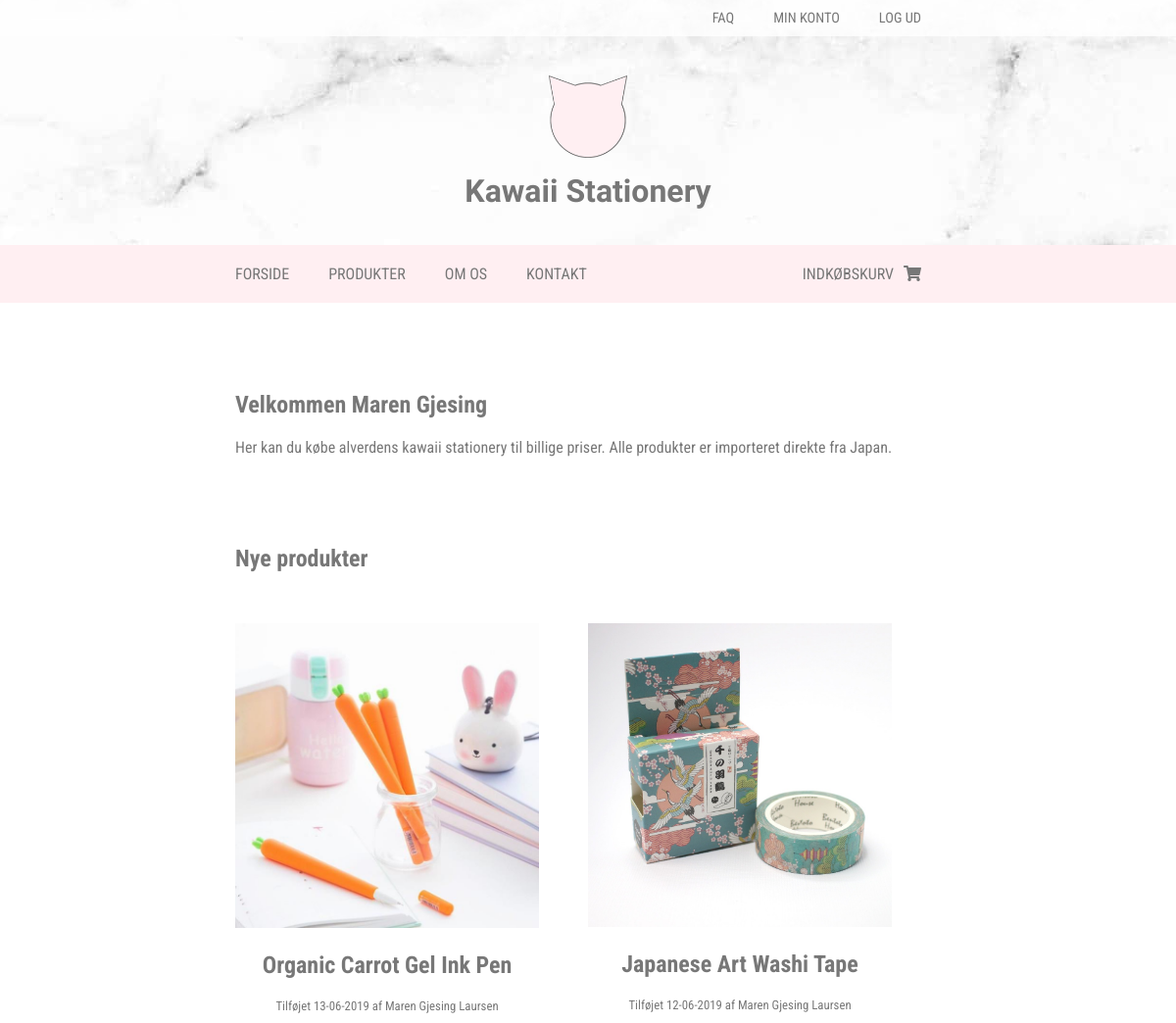
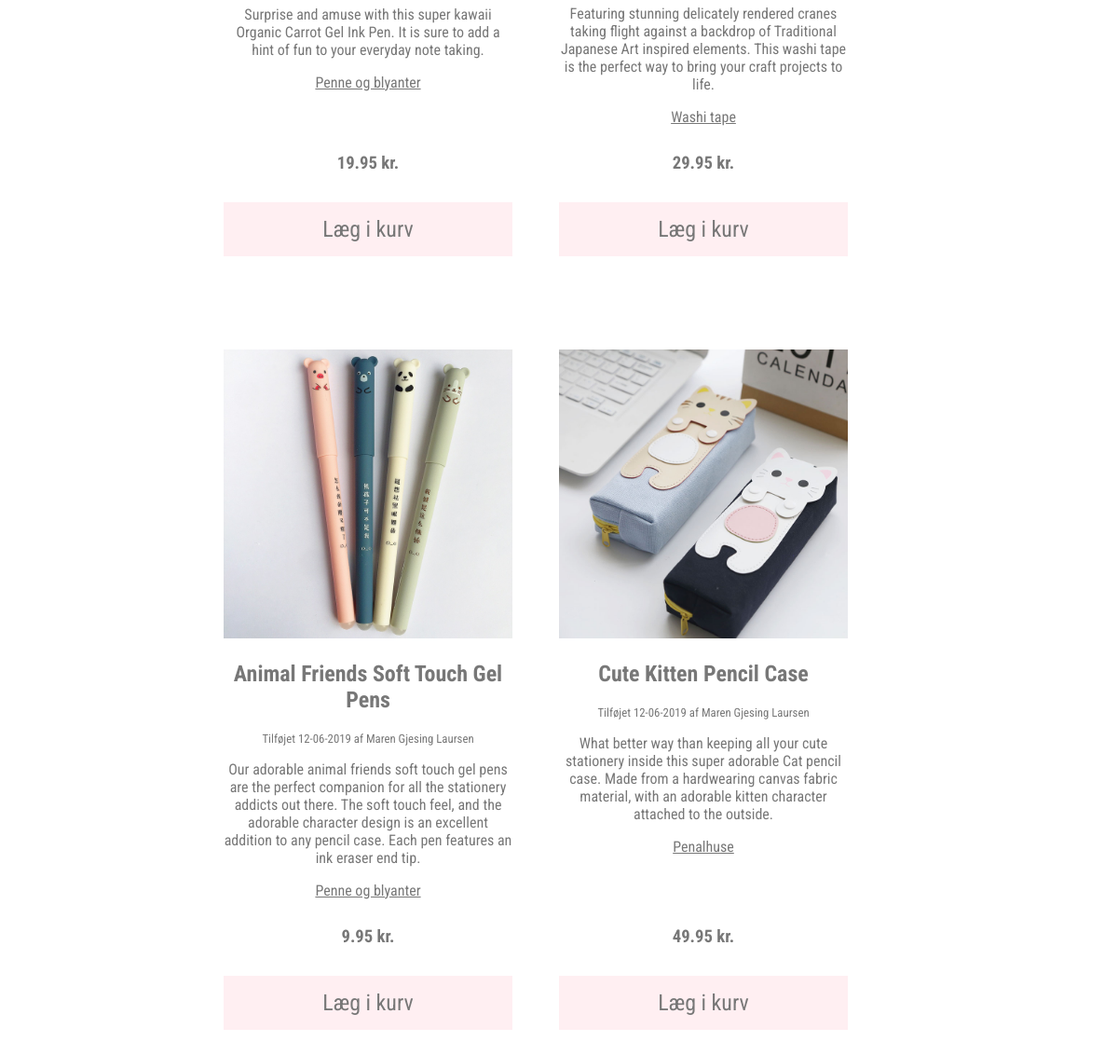
The page / (signed in) on the database its author committed (2 pictures, top to bottom).
### tables this page shows
CREATE TABLE `products` (
  `productId` int(5) NOT NULL,
  `name` varchar(50) NOT NULL,
  `description` varchar(500) NOT NULL,
  `price` decimal(5,2) NOT NULL,
  `image` varchar(100) NOT NULL,
  `categoryId` int(3) NOT NULL,
  `userId` int(3) NOT NULL,
  `creationTime` datetime NOT NULL DEFAULT CURRENT_TIMESTAMP
);

CREATE TABLE `users` (
  `userId` int(3) NOT NULL,
  `firstName` varchar(50) NOT NULL,
  `lastName` varchar(50) NOT NULL,
  `username` varchar(30) NOT NULL,
  `password` varchar(50) NOT NULL,
  `accessLevel` int(1) NOT NULL DEFAULT '1'
);

CREATE TABLE `productcategories` (
  `categoryId` int(3) NOT NULL,
  `name` varchar(50) NOT NULL
);

### assets/getNewProducts.php (the view, shortened to what this page needs)
<?php
require "connect.php";
$statement = $dbh->prepare("SELECT products.productId, products.name, products.description, products.image, products.price, products.creationTime, users.firstName, users.lastName, productCategories.name AS categoryName FROM products JOIN Users ON Products.userId=Users.userId JOIN ProductCategories ON Products.categoryId=ProductCategories.categoryId ORDER BY products.creationTime DESC LIMIT 4");
$statement->execute();
while ($row = $statement->fetch(PDO::FETCH_ASSOC)) {
    ?>
    <article>
        <img src="img/<?php echo $row['image']; ?>" alt="<?php echo $row['name']; ?>">
        <h2><?php echo $row['name']; ?></h2>
        <p>Tilføjet <?php echo date('d-m-Y', strtotime($row['creationTime'])) . " af " . $row['firstName'] . " " . $row['lastName']; ?></p>
        <p><?php echo $row['description']; ?></p>
        <p><a href="#"><?php echo $row['categoryName']; ?></a></p>
        <h3><?php echo $row['price']; ?> kr.</h3>
        <button class="addToCart">Læg i kurv</button>
    </article>
<?php
}
?>

### css/style.css (style rules this page uses)
p, h1, h2, h3, h4, h5, h6, a, button, input, label, textarea, select, i { font-family: 'Roboto Condensed', sans-serif; color: #777777; }
button, input[type="submit"] { background: #ffeff2; border: none; padding: 15px 25px; -webkit-transition: background-color .5s; transition: background-color .5s; }
button { font-size: 1.5em; }
body { margin: 0; }
main section.products article { position: relative; }
main section.products article img { width: 100%; }
main section.products article h2 { text-align: center; }
main section.products article p { text-align: center; }
main section.products article p:first-of-type { font-size: .8em; }
main section.products article p:last-of-type { margin-bottom: 140px; }
main section.products article h3 { text-align: center; position: absolute; bottom: 70px; width: 100%; }
main section.products article button.addToCart { width: 100%; position: absolute; bottom: 0; }

### rows shown on the page
products: image (picture), name "Organic Carrot Gel Ink Pen", creationTime "13-06-2019", userId.firstName "Maren Gjesing", userId.lastName "Laursen", description "Surprise and amuse with this super kawaii Organic Carrot Gel Ink Pen. It is sure to add a hint of fun to your everyday note taking.", categoryId.name "Penne og blyanter", price "19.95"
products: image (picture), name "Japanese Art Washi Tape", creationTime "12-06-2019", userId.firstName "Maren Gjesing", userId.lastName "Laursen", description "Featuring stunning delicately rendered cranes taking flight against a backdrop of Traditional Japanese Art inspired elements. This washi tape is the perfect way to bring your craft projects to life.", categoryId.name "Washi tape", price "29.95"
products: image (picture), name "Animal Friends Soft Touch Gel Pens", creationTime "12-06-2019", userId.firstName "Maren Gjesing", userId.lastName "Laursen", description "Our adorable animal friends soft touch gel pens are the perfect companion for all the stationery addicts out there. The soft touch feel, and the adorable character design is an excellent addition to any pencil case. Each pen features an ink eraser end tip.", categoryId.name "Penne og blyanter", price "9.95"
products: image (picture), name "Cute Kitten Pencil Case", creationTime "12-06-2019", userId.firstName "Maren Gjesing", userId.lastName "Laursen", description "What better way than keeping all your cute stationery inside this super adorable Cat pencil case. Made from a hardwearing canvas fabric material, with an adorable kitten character attached to the outside.", categoryId.name "Penalhuse", price "49.95"

### other values the page prints
$_SESSION['firstName'] "Maren Gjesing"
